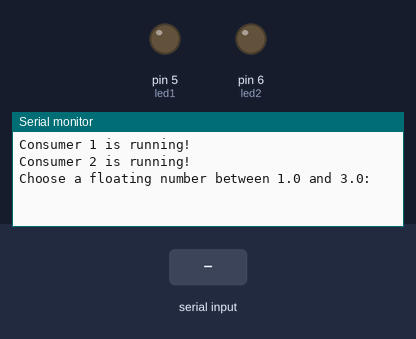
This sketch was run on a simulated Arduino Uno, built with avr-gcc and run on an emulated ATmega328P. On the bench: output pins drawn as LEDs (lit = HIGH), the last lines printed to the serial monitor. The test bench sets the inputs (shaded band).

Above: at 1.2 s.
1.3 s: "90,45\n" received over Serial
At 2.2 s:
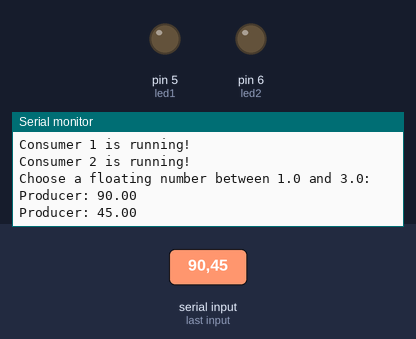
2.8 s: "1\n" received over Serial
At 2.98 s:
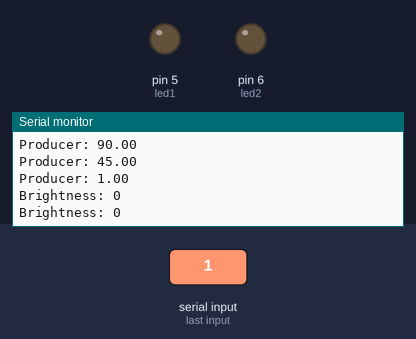

The sketch:

task_B.ino
```cpp
#include <Arduino_FreeRTOS.h>
#include <semphr.h>

int led1 = 5;
int led2 = 6;

volatile float sharedIn = 0;
SemaphoreHandle_t mtx = NULL;

void consumer1(void *param) {
  const char *out = "Consumer 1 is running!\n";
  Serial.print(out);
  for(;;) {
    xSemaphoreTake(mtx, 0);
    float taskOneIn = sharedIn;
    int runTask = (int)taskOneIn;
    if(runTask == 1) {
      int brightness = (taskOneIn-1)*255;
      Serial.print("Brightness: ");
      Serial.println(brightness);
      analogWrite(led1, brightness);
    }
    xSemaphoreGive(mtx);
    vTaskDelay(pdMS_TO_TICKS(100));
  }
}

void consumer2(void *param) {
  const char *out = "Consumer 2 is running!\n";
  Serial.print(out);
  for(;;) {
    xSemaphoreTake(mtx, 0);
    float taskTwoIn = sharedIn;
    int runTask = (int)taskTwoIn;
    if(runTask == 2) {
      int brightness = (taskTwoIn-2)*255;
      Serial.print("Brightness: ");
      Serial.println(brightness);
      analogWrite(led2, brightness);
    }
    xSemaphoreGive(mtx);
    vTaskDelay(pdMS_TO_TICKS(100));
  }
}

void producer(void *param) {
  const char *out = "Choose a floating number between 1.0 and 3.0: \n";
  Serial.print(out);
  for(;;){
    while (Serial.available() > 0) {
      sharedIn = Serial.parseFloat();
      Serial.read();
      Serial.print("Producer: ");
      Serial.println(sharedIn);
    }

    vTaskDelay(pdMS_TO_TICKS(50));
  }

}

void setup() {
  Serial.begin(9600);
  pinMode(led1, OUTPUT);
  pinMode(led2, OUTPUT);

  mtx = xSemaphoreCreateMutex();
  if(mtx != NULL) {
    xTaskCreate(consumer1, (const portCHAR *)"consumer1", 128, NULL, 1, NULL);
    xTaskCreate(consumer2, (const portCHAR *)"consumer2", 128, NULL, 1, NULL);
    xTaskCreate(producer, (const portCHAR *)"producer", 128, NULL, 0, NULL);
  }
}

void loop() {

}
```

Measured:
- after the input at 1.3 s, the serial monitor: prints a new line at once (image 1)
- after the input at 2.8 s, the serial monitor: prints a new line at once (image 2)
